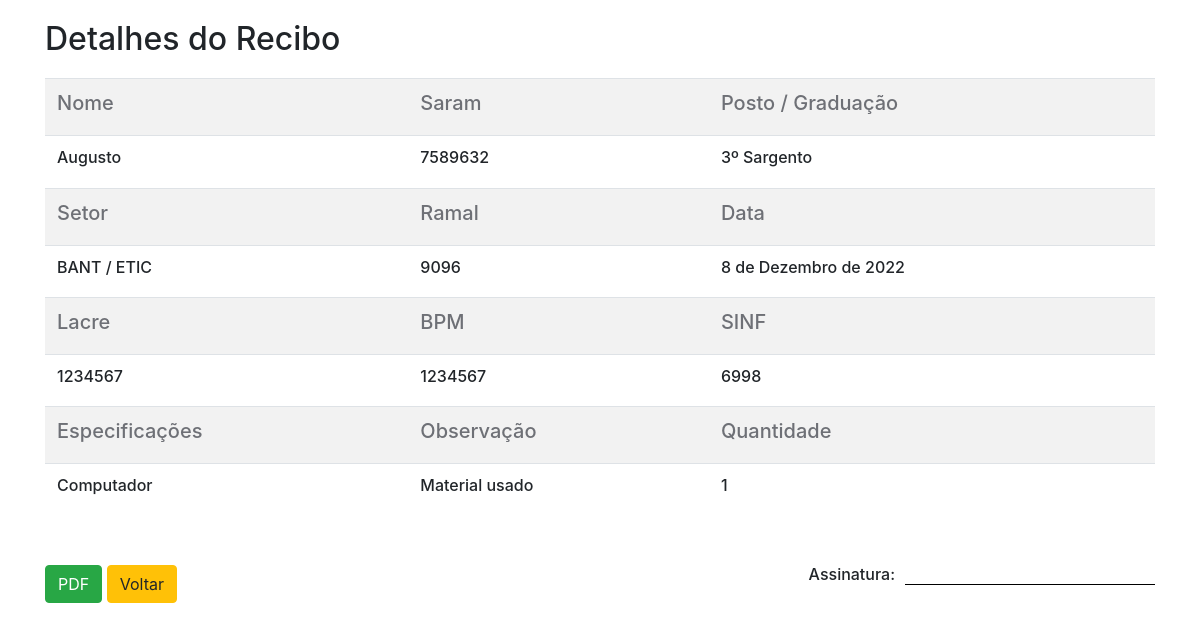
The page /10/detail/ on the database its author committed.
### recibo_e_cautela/models.py (models this page shows, shortened)
class Base(models.Model):
    criados = models.DateField('Criação', auto_now_add=True)
    modificado = models.DateField('Atualização', auto_now=True)
    ativo = models.BooleanField('Ativo?', default=True)
    class Meta:
        abstract = True

class Recibo(Base):
    nome = models.CharField('Nome', max_length=100)
    saram = models.CharField('Saram', max_length=7)
    graduacao = models.CharField('Posto / Graduação', max_length=100)
    setor = models.CharField('Setor / Seção', max_length=100)
    ramal = models.CharField('Ramal', max_length=4)
    data = models.DateField('Data', default=timezone.now) # Troca do datatime por timezone
    especificacoes = models.CharField('Especifiações', max_length=200)
    observacao = models.CharField('Observação', max_length=500)
    sinf = models.CharField('SINF', max_length=4)
    lacre = models.CharField('Lacre', max_length=7)
    bmp = models.CharField('BMP', max_length=10)
    quantidade = models.IntegerField('Quantidade') # Retirada do max_lenght 100

### recibo_e_cautela/views.py (the view)
# urls.py: path('<int:pk>/detail/', DetailReciboView.as_view(), name='detail_recibo')
class DetailReciboView(DetailView):
    models = Recibo
    template_name = 'recibo_detail.html'
    queryset = Recibo.objects
    context_object_name = 'recibo'

### recibo_e_cautela/templates/recibo_detail.html
{% extends 'base.html' %}
{% block content %}
  <div class="content">
    <div class="block-pdf">
      <h2 class="title-detail">Detalhes do Recibo</h2>
      <table class="table table-detail table-striped">
        <tr>
          <th scope="col"><h5>Nome</h5></th>
          <th scope="col"><h5>Saram</h5></th>
          <th scope="col"><h5>Posto / Graduação</h5></th>
        </tr>
        <tr>
          <td scope="row"><h6>{{ recibo.nome }}</h6></td>
          <td scope="row"><h6>{{ recibo.saram }}</h6></td>
          <td scope="row"><h6>{{ recibo.graduacao }}</h6></td>
        </tr>
        <tr>
          <th scope="col"><h5>Setor</h5></th>
          <th scope="col"><h5>Ramal</h5></th>
          <th scope="col"><h5>Data</h5></th>
        </tr>
        <tr>
          <td scope="row"><h6>{{ recibo.setor }}</h6></td>
          <td scope="row"><h6>{{ recibo.ramal }}</h6></td>
          <td scope="row"><h6>{{ recibo.data }}</h6></td>
        </tr>
        <tr>
          <th scope="col"><h5>Lacre</h5></th>
          <th scope="col"><h5>BPM</h5></th>
          <th scope="col"><h5>SINF</h5></th>
        </tr>
        <tr>
          <td scope="row"><h6>{{ recibo.lacre }}</h6></td>
          <td scope="row"><h6>{{ recibo.bmp }}</h6></td>
          <td scope="row"><h6>{{ recibo.sinf }}</h6></td>
        </tr>
        <tr>
          <th scope="col"><h5>Especificações</h5></th>
          <th scope="col"><h5>Observação</h5></th>
          <th scope="col"><h5>Quantidade</h5></th>
        </tr>
        <tr>
          <td scope="row"><h6>{{ recibo.especificacoes }}</h6></td>
          <td scope="row"><h6>{{ recibo.observacao }}</h6></td>
          <td scope="row"><h6>{{ recibo.quantidade }}</h6></td>
        </tr>
      </table>
      <div class="block-assinatura">
        <div class="assinatura">
          <h6>Assinatura:</h6>
        </div>
        <div class="line">
          <hr>
        </div>
      </div>
    </div>
    <button onclick="gerarPDF()" type="button" class="btn btn-success">PDF</button>
    <a href="{% url 'recibos' %}" class="btn btn-warning">Voltar</a>
  </div>
{% endblock %}

### recibo_e_cautela/static/css/style.css (style rules this page uses)
.content { margin: 20px auto 40px!important; }
.title-detail { margin-bottom: 50px; }
h2 { margin-bottom: 20px!important; }
h5 { color: #6e7076; }
.assinatura { float:left; margin-left: 15px; margin-right: 10px; }
.line { float:left; width:250px; }
.line hr { margin-top: 1.2rem; border-top: 1px solid #000; }
.table-detail { margin-bottom: 50px!important; }
.block-assinatura { float:right; }

### rows shown on the page
Recibo: nome "Augusto", saram "7589632", graduacao "3º Sargento", setor "BANT / ETIC", ramal "9096", data "8 de Dezembro de 2022", lacre "1234567", bmp "1234567", sinf "6998", especificacoes "Computador", observacao "Material usado", quantidade "1"
